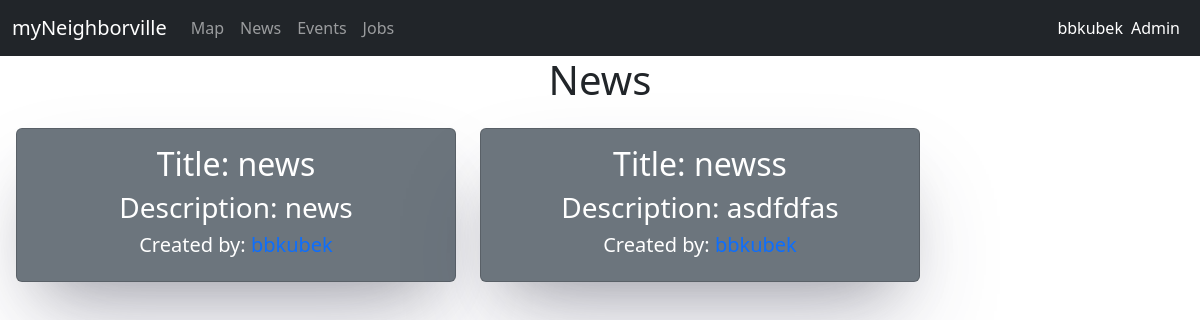
Page /news/ (signed in) on the committed database.
### website/models.py (models this page shows, shortened)
class News(models.Model):
    userId = models.IntegerField()
    title = models.CharField(max_length=100)
    description = models.TextField(max_length=10000)
    createdAtDate = models.DateTimeField()
    location = models.CharField(max_length=100)
    markerId = models.IntegerField(null=True, blank=True)

class WebsiteUser(models.Model):
    user = models.OneToOneField(User, on_delete=models.CASCADE)
    location = models.CharField(max_length=100)
    phoneNumber = models.CharField(max_length=100)
    def __str__(self):
        return self.user.username

### website/views.py (the view)
# urls.py: path('news/', views.news, name='news'),
@login_required
def news(request):
    users = WebsiteUser.objects.all()
    news = News.objects.all().order_by('-id')
    context = {
        'news': news,
        'users': users,
    }
    return render(request, 'displayServices/news.html', context)

### templates/displayServices/news.html (shortened to what this page needs)
{% extends 'base.html' %}
{% load static %}
{% block main %}
<span style="display: flex; align-items: center; justify-content: center;">
    <h1>News</h1>
</span>
  <div class="d-flex flex-wrap gap-2 p-2">
    {% for n in news %}
        <div onclick="location.href='/news/{{n.id}}';" class="news card text-center text-bg-secondary m-2" style="width: 27.5rem;">
          <div class="card-body">
            <h2>Title: {{n.title}}</h2>
            <h3>Description: {{n.description}}</h3>
            {% for user in users %}
            {% if user.id == n.userId %}
            <h5>Created by: <a class="link-primary text-decoration-none" href="/profile/{{user}}">{{user}}</a></h5>
            {% endif %}
            {% endfor %}
          </div>
        </div>
    {% endfor %}
  </div>
{% endblock %}

### templates/base.html (shortened to what this page needs)
{% load static %}
<!DOCTYPE html>
<html lang="en">
  <head>
    <link href="https://cdn.jsdelivr.net/npm/bootstrap@5.2.2/dist/css/bootstrap.min.css" rel="stylesheet">
    <link rel="stylesheet" href="https://use.fontawesome.com/releases/v5.3.1/css/all.css">
    <link rel="stylesheet" href="{% static 'css/base.css' %}">
  </head>
  <body>
    <nav class="navbar navbar-dark navbar-expand-lg bg-dark sticky-top">
      <div class="container-fluid">
        <a class="navbar-brand" href="/">myNeighborville</a>
        <div class="collapse navbar-collapse" id="navbarText">
          <ul class="navbar-nav me-auto mb-2 mb-lg-0">
            <li class="nav-item">
              <a class="nav-link" href="/map">Map</a>
            </li>
            <li class="nav-item">
              <a class="nav-link" href="/news">News</a>
            </li>
            <li class="nav-item">
              <a class="nav-link" href="/events">Events</a>
            </li>
            <li class="nav-item">
              <a class="nav-link" href="/jobs">Jobs</a>
            </li>
          </ul>
          <span class="navbar-text">
            {% if user.is_authenticated %}
            <div id="dropdown">
              <button id="username" onclick="showPopUp()">{{user.username}}</button>
            </div>
            {% else %}
            <a class="nav-link" href="/login">Log In</a>
            {% endif %}
            {% if user.is_staff %}
          </span>
          <span class="navbar-text">
            <a class="nav-link mx-2" href="/admin">Admin</a>
          </span>
          {% endif %}
        </div>
      </div>
    </nav>
    <div class="base-kontener">{% block main %}{% endblock %}</div>
  </body>
</html>

### static/css/base.css (style rules this page uses)
* { margin: 0; padding: 0; box-sizing: border-box; }
#username { background-color: inherit; border: none; color: white; }

### templates/displayServices/news.html (style rules this page uses)
.news { box-shadow: rgba(50, 50, 93, 0.25) 0px 50px 100px -20px, rgba(0, 0, 0, 0.3) 0px 30px 60px -30px; transition: transform .3s ease-out; }

### rows in the picture
News: title "news", description "news"
News: title "newss", description "asdfdfas"

### other values in the picture
{{ user.username }} "bbkubek"
